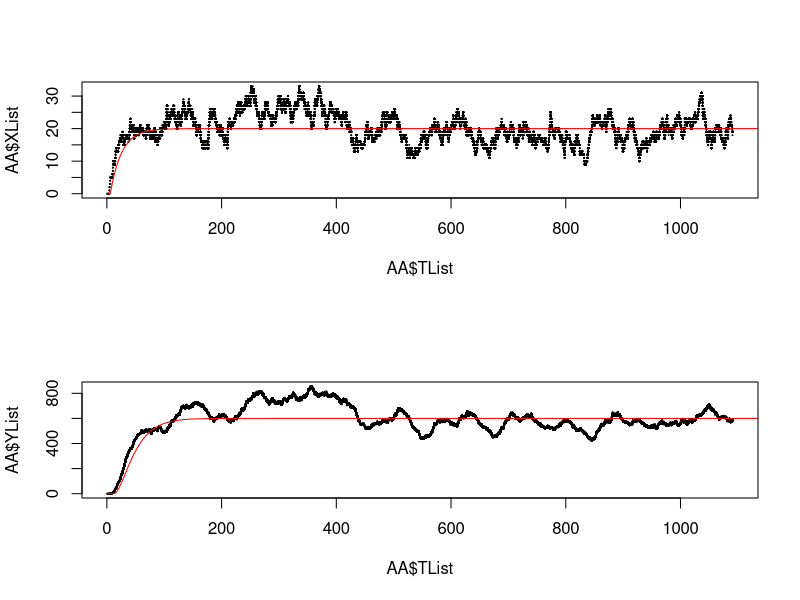

This chart was generated by the following R code:
## Stochastic Simulation
TimeDelayGillespie <- function(lambda1, mu1, lambda2, mu2, alpha1, beta1, alpha2, beta2, repnum = 1000){
  X <- 0
  XList <- rep(NA, repnum)
  Y <- 0
  YList <- rep(NA, repnum)
  currentTime <- 0
  TList <- rep(NA, repnum)
  stackTimeX <- c()
  stackTimeY <- c()
  
  for (i in 1:repnum){
    a1 <- lambda1
    a2 <- mu1 * X
    a3 <- lambda2 * X # a3 = lambda2 (X^n / (theta^n + X^n))
    a4 <- mu2 * Y
    a0 <- sum(a1,a2,a3,a4)
    # r2 <- runif(1)
    currentTime <- currentTime + rexp(1, rate = a0)
    
    stackTimeX <- sort(stackTimeX)  
    stackTimeY <- sort(stackTimeY)
    if(!(is.null(stackTimeX) & is.null(stackTimeY))){
       minStack <- min(stackTimeX, stackTimeY)
    } else {
       minStack <- Inf
    }
    if (currentTime < minStack){                                    
      r1 <- runif(1)
      if (r1 < a1/a0){
        XList[i] <- X
        YList[i] <- Y
        TList[i] <- currentTime
        stackTimeX <- c(stackTimeX, currentTime + k*rgamma(n=1, shape = alpha1, scale = beta1))
      } else if (r1 < (a1+a2)/a0){
        X <- X-1;
        XList[i] <- X
        YList[i] <- Y
        TList[i] <- currentTime
      } else if (r1 < (a1+a2+a3)/a0){
        XList[i] <- X
        YList[i] <- Y
        TList[i] <- currentTime
        stackTimeY <- c(stackTimeY, currentTime + k*rgamma(n=1, shape = alpha2, scale = beta2))
      } else {
        Y <- Y-1;
        XList[i] <- X
        YList[i] <- Y
        TList[i] <- currentTime
      }
    } else{
      if (min(stackTimeX) < min(stackTimeY)){
        X <- X+1;
        XList[i] <- X
        YList[i] <- Y
        TList[i] <- minStack
        currentTime <- minStack
        stackTimeX <- stackTimeX[-1]
      } else {
        Y <- Y+1;
        XList[i] <- X
        YList[i] <- Y
        TList[i] <- minStack
        currentTime <- minStack
        stackTimeY <- stackTimeY[-1]
      }
    }
  }
  my_list <- list("XList" = XList, "YList" = YList, "TList" = TList)
  return(my_list)
}

## Deterministic Simulation

TimeDelayDet <- function(t, y, parms){
  if (t<6){
    lagOne <- 0
    lagX <- 0
  }
  else {
    lagOne <- parms[1]
    lagX <- lagvalue(t-6, 1) #lagvalue(t-6, 1)
  }
  dy1 <- lagOne - parms[2] * y[1];
  dy2 <- parms[3] * lagX - parms[4] * y[2];
  list(c(dy1,dy2))
}


## Simulation Implementation

lambda1 <- 1 #Birth rate of X
mu1 <- 0.05 #Death rate of X
lambda2 <- 1.5#Birth rate of Y
mu2<- 0.05 #Birth rate of Y

alpha1 <- 18/5 #shape parameter of the gamma distribution for a time delay of X
beta1 <- 5/3 #scale parameter of the gamma distribution for a time delay of X
# mean 6, var 10
alpha2 <- 18/5 #shape parameter of the gamma distribution for a time delay of X
beta2 <- 5/3 #scale parameter of the gamma distribution for a time delay of X
# mean 6, var 10
k <- 1
theta <- 10
n <- 2

AA = TimeDelayGillespie(lambda1 = lambda1, mu1 = mu1, lambda2 = lambda2, mu2 = mu2, alpha1 = alpha1, beta1 = beta1, alpha2 = alpha2, beta2 = beta2, repnum = 100000)

parameters <- c(lambda1 = lambda1, mu1 = mu1, lambda2 = lambda2, mu2 = mu2)
state <- c(0, 0) 
times <- seq(0,1200, by = 0.1)
#install.packages("deSolve")
library(deSolve)
out <- dede(y = state,  times = times, func = TimeDelayDet, parms = parameters)

par(mfrow=c(2,1))
plotX <- plot(AA$TList, AA$XList, cex=0.1)
# lines(AA$TList, AA$XList)
lines(out[, 1], out[, 2], col = 'red')
plotY <- plot(AA$TList, AA$YList, cex=0.1)
# lines(AA$TList, AA$YList)
lines(out[, 1], out[, 3], col = 'red')

## Convert the time series X to time series which have equal time step size (default 0.1)
EqualTimeStep <- function(tspan, x, tstepsize = 0.1){
  # tspan: a vector of time points, x: a vector of data points corresponding 'tspan', tstepsize: time step size of output series.
  Tmax <- max(tspan)
  eqXList <- rep(0, floor(1/tstepsize*Tmax))
  currentT = 0;
  prevT = 0;
  for(tt in 1:floor(1/tstepsize*Tmax)){
    for (jj in 2:length(tspan)){
      currentT <- floor(tspan[jj]* 1/tstepsize)
      if (prevT != currentT){
        eqXList[(prevT+1):currentT] <- x[jj-1]
        prevT <- currentT
      }
    }
    if (eqXList[length(eqXList)] == 0){
      eqXList[length(eqXList)] <- x[length(x)]
    }
  }
  eqTList <- seq(0, Tmax, by = tstepsize)
  my_list <- list("eqXList" = eqXList, "eqTList" = eqTList)
  return(my_list)
}
